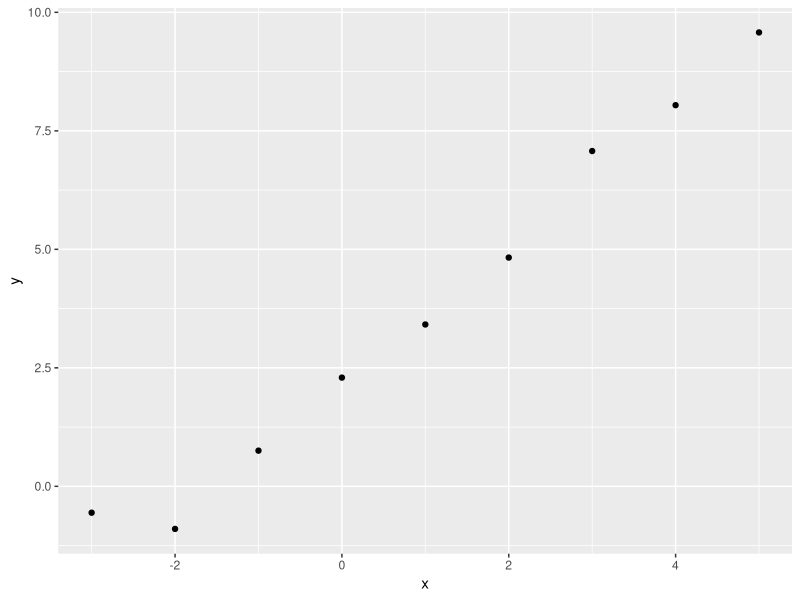
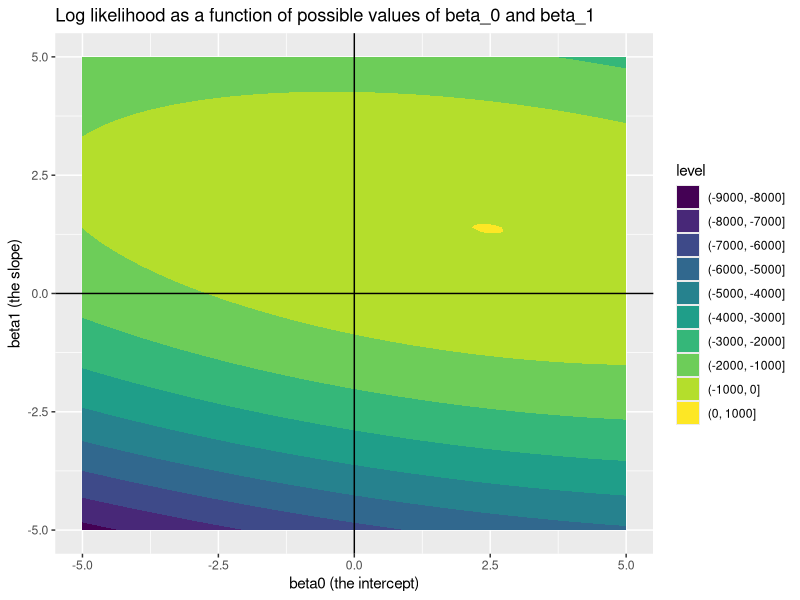
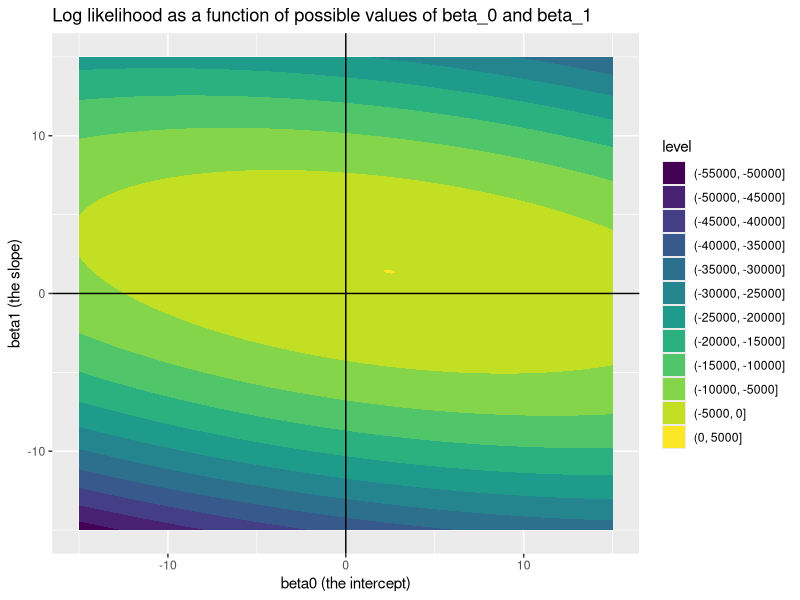
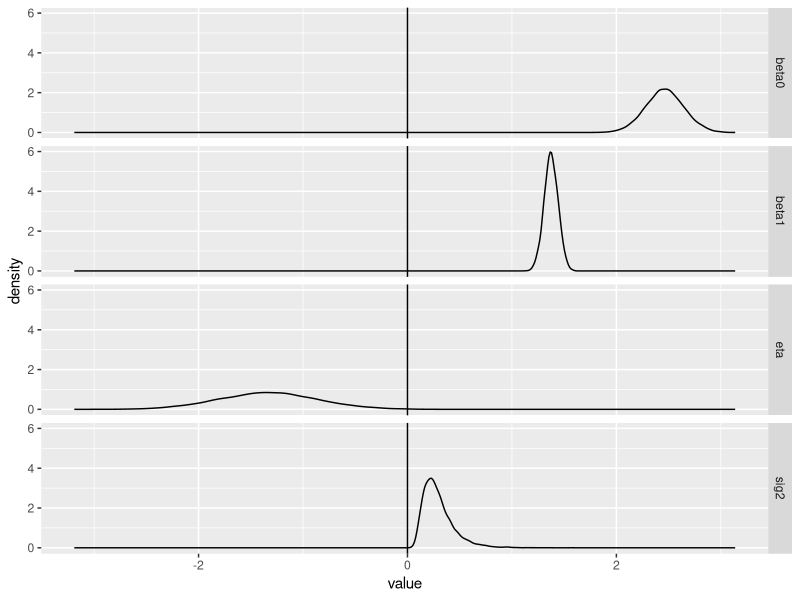
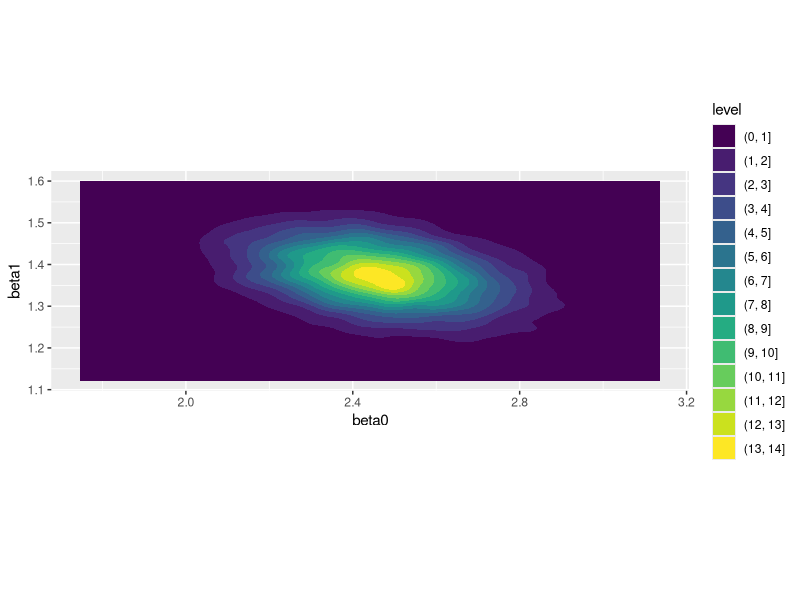
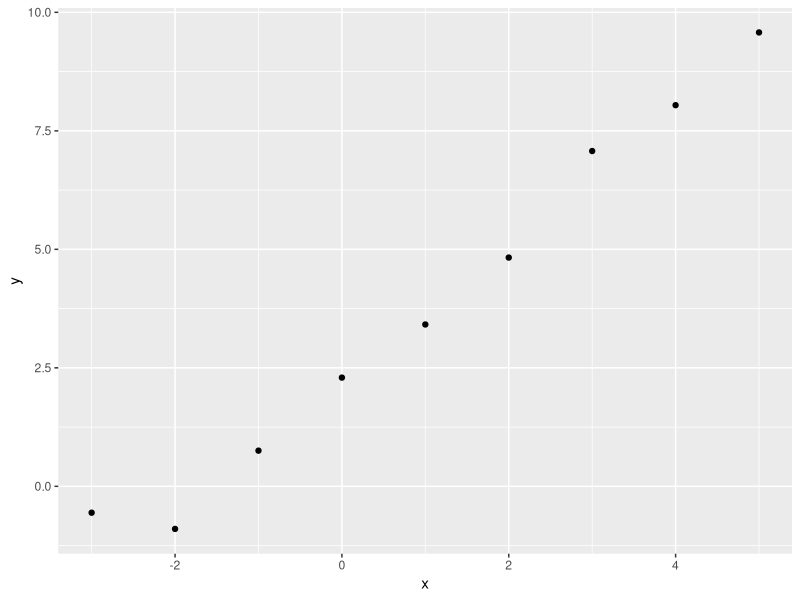
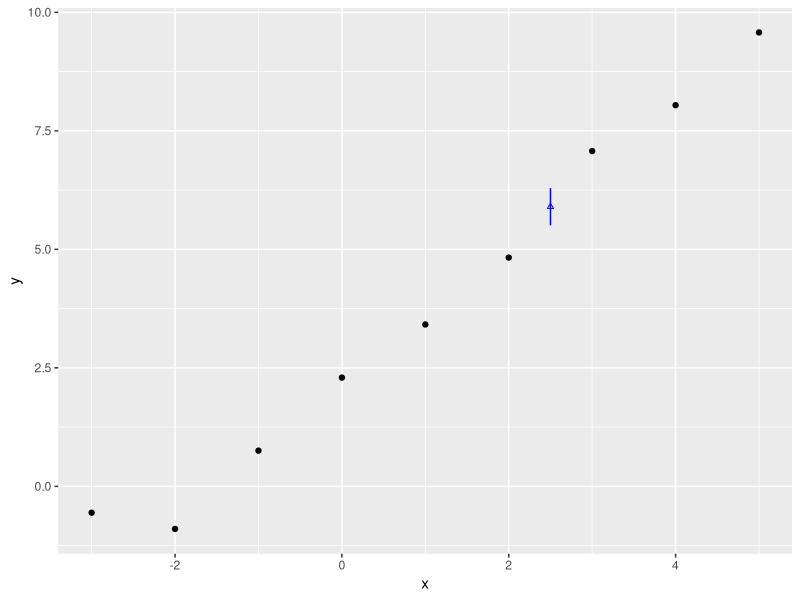
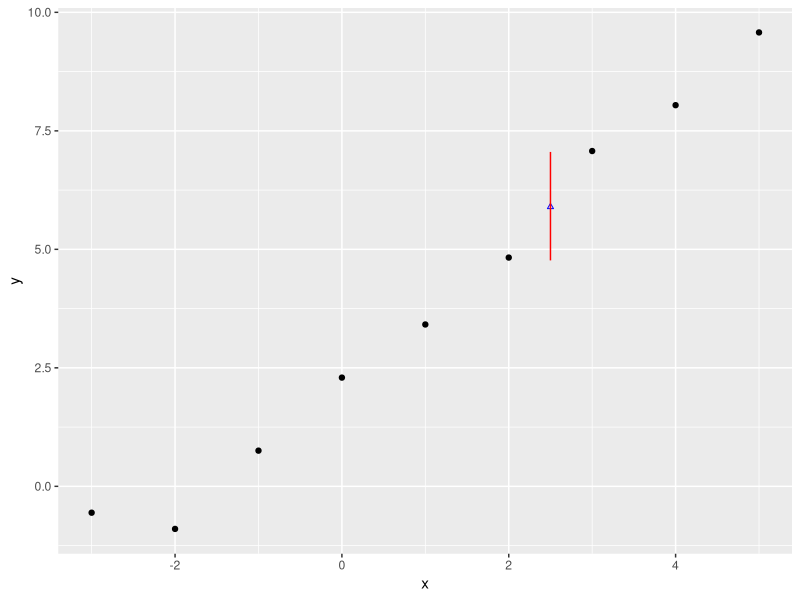

R code for these plots, in order:
## ---- chunk 1
#| echo: true
llNormal <- function(pars, y, X){
    beta <- pars[1:ncol(X)]
    sigma2 <- exp(pars[ncol(X)+1])
    -1/2 * (sum(log(sigma2) + (y - (X%*%beta))^2 / sigma2))
}
## ---- chunk 2
# set a seed so runs are identical
set.seed(7)
# create a main predictor variable vector: -3 to 5 in increments of 1
x <- (-3):5
# Record the number of observations in x
N <- length(x)
# Create a response variable with variability
y <- 2.5 + 1.4 * x  + rnorm(N, mean = 0, sd = 0.5)

# bind x into a two column matrix whose first column is a vector of 1s (for the intercept)

X <- cbind(rep(1, N), x)
# Clean up names
colnames(X) <- NULL

## ---- chunk 3
library(tidyverse)
tibble(x=x, y=y) |>
    ggplot(aes(x, y)) + 
    geom_point()

## ---- chunk 4

candidate_param_values <- expand_grid(
    beta_0 = seq(-5, 5, by = 0.1),
    beta_1 = seq(-5, 5, by = 0.1)
)

feed_to_ll <- function(b0, b1){
    pars <- c(b0, b1, log(0.25))
    llNormal(pars, y, X)
}

candidate_param_values <- candidate_param_values |>
    mutate(
        ll = map2_dbl(beta_0, beta_1, feed_to_ll)
    )
## ---- chunk 5
candidate_param_values |>
    ggplot(aes(beta_0, beta_1, z = ll)) + 
    geom_contour_filled() + 
    geom_vline(xintercept = 0) +
    geom_hline(yintercept = 0) +
    labs(
        title = "Log likelihood as a function of possible values of beta_0 and beta_1",
        x = "beta0 (the intercept)",
        y = "beta1 (the slope)"
    )
## ---- chunk 6
candidate_param_values |> 
    filter(ll == max(ll))

## ---- chunk 7

optim_results <-  optim(
    # par contains our initial guesses for the three parameters to estimate
    par = c(0, 0, 0), 

    # by default, most optim algorithms prefer to search for a minima (lowest point) rather than maxima 
    # (highest point). So, I'm making a function to call which simply inverts the log likelihood by multiplying 
    # what it returns by -1
    fn = function(par, y, X) {-llNormal(par, y, X)}, 

    # in addition to the par vector, our function also needs the observed output (y)
    # and the observed predictors (X). These have to be specified as additional arguments.
    y = y, X = X
    )

optim_results
## ---- chunk 8
toy_df <- tibble(
    x = x, 
    y = y
)


mod_lm <- lm(y ~ x, data = toy_df)
summary(mod_lm)
## ---- chunk 9
mod_glm <- glm(y ~ x, data = toy_df, family = gaussian(link = "identity"))

summary(mod_glm)
## ---- chunk 10
fuller_optim_output <- optim(
    par = c(0, 0, 0), 
    fn = llNormal,
    method = "BFGS",
    control = list(fnscale = -1),
    hessian = TRUE,
    y = y, 
    X = X
)

fuller_optim_output

## ---- chunk 11
hess <- fuller_optim_output$hessian
hess
## ---- chunk 12
inv_hess <- solve(-hess)
inv_hess
## ---- chunk 13
inv_hess_betas <- inv_hess[1:2, 1:2]

inv_hess_betas
## ---- chunk 14
sqrt(diag(inv_hess_betas))
## ---- chunk 15
summary(mod_glm)

## ---- chunk 16
library(tidyverse)
candidate_param_values <- expand_grid(
    beta_0 = seq(-15, 15, by = 0.05),
    beta_1 = seq(-15, 15, by = 0.05)
)

feed_to_ll <- function(b0, b1){
    pars <- c(b0, b1, log(0.25))
    llNormal(pars, y, X)
}

candidate_param_values <- candidate_param_values |>
    mutate(
        ll = map2_dbl(beta_0, beta_1, feed_to_ll)
    )

candidate_param_values |>
    ggplot(aes(beta_0, beta_1, z = ll)) + 
    geom_contour_filled() + 
    geom_vline(xintercept = 0) +
    geom_hline(yintercept = 0) +
    labs(
        title = "Log likelihood as a function of possible values of beta_0 and beta_1",
        x = "beta0 (the intercept)",
        y = "beta1 (the slope)"
    )
## ---- chunk 17
inv_hess_betas[1,2]
inv_hess_betas[2,1]
## ---- chunk 18
library(MASS)

point_estimates <- fuller_optim_output$par

vcov <- -solve(fuller_optim_output$hessian)
param_draws <- MASS::mvrnorm(
    n = 10000, 
    mu = point_estimates, 
    Sigma = vcov
)

colnames(param_draws) <- c(
    "beta0", "beta1", "eta"
)

head(param_draws)
## ---- chunk 19
df_param_draws <- 
param_draws |>
    as_tibble(
        rownames = 'draw'
    ) |>
    mutate(
        sig2 = exp(eta)
    ) |>
    pivot_longer(
        -draw, 
        names_to = "param",
        values_to = "value"
    ) 
    
df_param_draws |>
    ggplot(aes(x = value)) + 
    geom_density() + 
    facet_grid(param ~ .) + 
    geom_vline(xintercept=0)

## ---- chunk 20
# param_draws |>
#     as_tibble(
#         rownames = 'draw'
#     ) |>
#     ggplot(aes(x = beta0, y = beta1)) + 
#     geom_point(alpha = 0.1) + 
#     coord_cartesian(xlim = c(-10, 10), ylim = c(-10, 10))

param_draws |>
    as_tibble(
        rownames = 'draw'
    ) |>
    ggplot(aes(x = beta0, y = beta1)) + 
    geom_density_2d_filled() + 
    coord_equal()

## ---- chunk 21
llNormal <- function(pars, y, X){
    beta <- pars[1:ncol(X)]
    sigma2 <- exp(pars[ncol(X)+1])
    -1/2 * (sum(log(sigma2) + (y - (X%*%beta))^2 / sigma2))
}
## ---- chunk 22
# set a seed so runs are identical
set.seed(7)
# create a main predictor variable vector: -3 to 5 in increments of 1
x <- (-3):5
# Record the number of observations in x
N <- length(x)
# Create a response variable with variability
y <- 2.5 + 1.4 * x  + rnorm(N, mean = 0, sd = 0.5)

# bind x into a two column matrix whose first column is a vector of 1s (for the intercept)

X <- cbind(rep(1, N), x)
# Clean up names
colnames(X) <- NULL

## ---- chunk 23

fuller_optim_output <- optim(
    par = c(0, 0, 0), 
    fn = llNormal,
    method = "BFGS",
    control = list(fnscale = -1),
    hessian = TRUE,
    y = y, 
    X = X
)

fuller_optim_output
hess <- fuller_optim_output$hessian
inv_hess <- solve(-hess)
inv_hess

## ---- chunk 24
point_estimates <- fuller_optim_output$par

vcov <- -solve(fuller_optim_output$hessian)
param_draws <- MASS::mvrnorm(
    n = 10000, 
    mu = point_estimates, 
    Sigma = vcov
)

colnames(param_draws) <- c(
    "beta0", "beta1", "eta"
)

## ---- chunk 25
library(tidyverse)
toy_df <- tibble(x = x, y = y)

toy_df |> 
    ggplot(aes(x = x, y = y)) + 
    geom_point() 


## ---- chunk 26
candidate_x <- 2.5
## ---- chunk 27
# Using standard algebra and loops
N <- nrow(param_draws)
expected_y_simpler <- vector("numeric", N)
for (i in 1:N){
    expected_y_simpler[i] <- param_draws[i, "beta0"] + candidate_x * param_draws[i, "beta1"]
}

head(expected_y_simpler)

## ---- chunk 28
ev_range <- quantile(expected_y_simpler,  probs = c(0.025, 0.500, 0.975)) 

ev_range
## ---- chunk 29

toy_df |> 
    ggplot(aes(x = x, y = y)) + 
    geom_point() + 
    annotate("point", x = candidate_x, y =  median(expected_y_simpler), size = 1.2, shape = 2, colour = "blue") + 
    annotate("segment", x = candidate_x, xend=candidate_x, y = ev_range[1], yend = ev_range[3], colour = "blue")

## ---- chunk 30
N <- nrow(param_draws)
predicted_y_simpler <- vector("numeric", N)
for (i in 1:N){
    predicted_y_simpler[i] <- param_draws[i, "beta0"] + candidate_x * param_draws[i, "beta1"] + 
        rnorm(
            1, mean = 0, 
            sd = sqrt(exp(param_draws[i, "eta"]))
        )
}

head(predicted_y_simpler)


## ---- chunk 31
pv_range <- 
    quantile(
        predicted_y_simpler, 
        probs = c(0.025, 0.500, 0.975)
    )

pv_range
## ---- chunk 32
toy_df |> 
    ggplot(aes(x = x, y = y)) + 
    geom_point() + 
    annotate("point", x = candidate_x, y =  pv_range[2], size = 1.2, shape = 2, colour = "blue") + 
    annotate("segment", x = candidate_x, xend=candidate_x, y = pv_range[1], yend = pv_range[3], colour = "red")

## ---- chunk 33
llogit <- function(par, y, X){
    xform <- function(z) {1 / (1 + exp(-z))}
    p <- xform(X%*%par)
    sum(y * log(p) + (1-y) * log(1 - p))
}

## ---- chunk 34
library(tidyverse)
palmerpenguins::penguins

## ---- chunk 35
palmerpenguins::penguins %>%
    filter(complete.cases(.)) |>
    mutate(is_chinstrap = species == "Chinstrap") |>
    ggplot(aes(x = bill_length_mm, y = bill_depth_mm, colour = is_chinstrap, shape = sex)) + 
    geom_point()

## ---- chunk 36
palmerpenguins::penguins %>%
    filter(complete.cases(.)) |>
    mutate(is_chinstrap = species == "Chinstrap") |>
    mutate(bill_size = bill_length_mm * bill_depth_mm) |>
    ggplot(aes(x = bill_size, fill = is_chinstrap)) + 
    facet_wrap(~sex) + 
    geom_histogram()

## ---- chunk 37
df <- palmerpenguins::penguins %>%
    filter(complete.cases(.)) |>
    mutate(is_chinstrap = species == "Chinstrap") |>
    mutate(bill_size = bill_length_mm * bill_depth_mm) |>
    mutate(is_male = as.numeric(sex == "male"))

y <- df$is_chinstrap

X <- cbind(1, df[,c("bill_length_mm", "bill_depth_mm", "bill_size", "is_male")]) |>
as.matrix()

## ---- chunk 38
fuller_optim_output <- optim(
    par = rep(0, 5), 
    fn = llogit,
    method = "BFGS",
    control = list(fnscale = -1),
    hessian = TRUE,
    y = y, 
    X = X
)

fuller_optim_output
hess <- fuller_optim_output$hessian
inv_hess <- solve(-hess)
inv_hess

## ---- chunk 39
mod_glm <- glm(is_chinstrap ~ bill_length_mm * bill_depth_mm +is_male, data = df, 
family = binomial())
summary(mod_glm)
## ---- chunk 40
mod_glm_simpler <- glm(is_chinstrap ~ bill_size +is_male,   data = df, 
family = binomial())
summary(mod_glm_simpler)

## ---- chunk 41
X <- cbind(1, df[,c("bill_size", "is_male")]) |>
as.matrix()

fuller_optim_output <- optim(
    par = rep(0, 3), 
    fn = llogit,
    method = "BFGS",
    control = list(fnscale = -1),
    hessian = TRUE,
    y = y, 
    X = X
)

fuller_optim_output
hess <- fuller_optim_output$hessian
inv_hess <- solve(-hess)
inv_hess

## ---- chunk 42
X <- cbind(1, df[,c("bill_length_mm", "bill_depth_mm", "bill_size", "is_male")]) |>
as.matrix()

fuller_optim_output <- optim(
    par = c(300, -10, -29, 0.5, -10), 
    fn = llogit,
    method = "BFGS",
    control = list(fnscale = -1),
    hessian = TRUE,
    y = y, 
    X = X
)

fuller_optim_output
hess <- fuller_optim_output$hessian
inv_hess <- solve(-hess)
inv_hess



